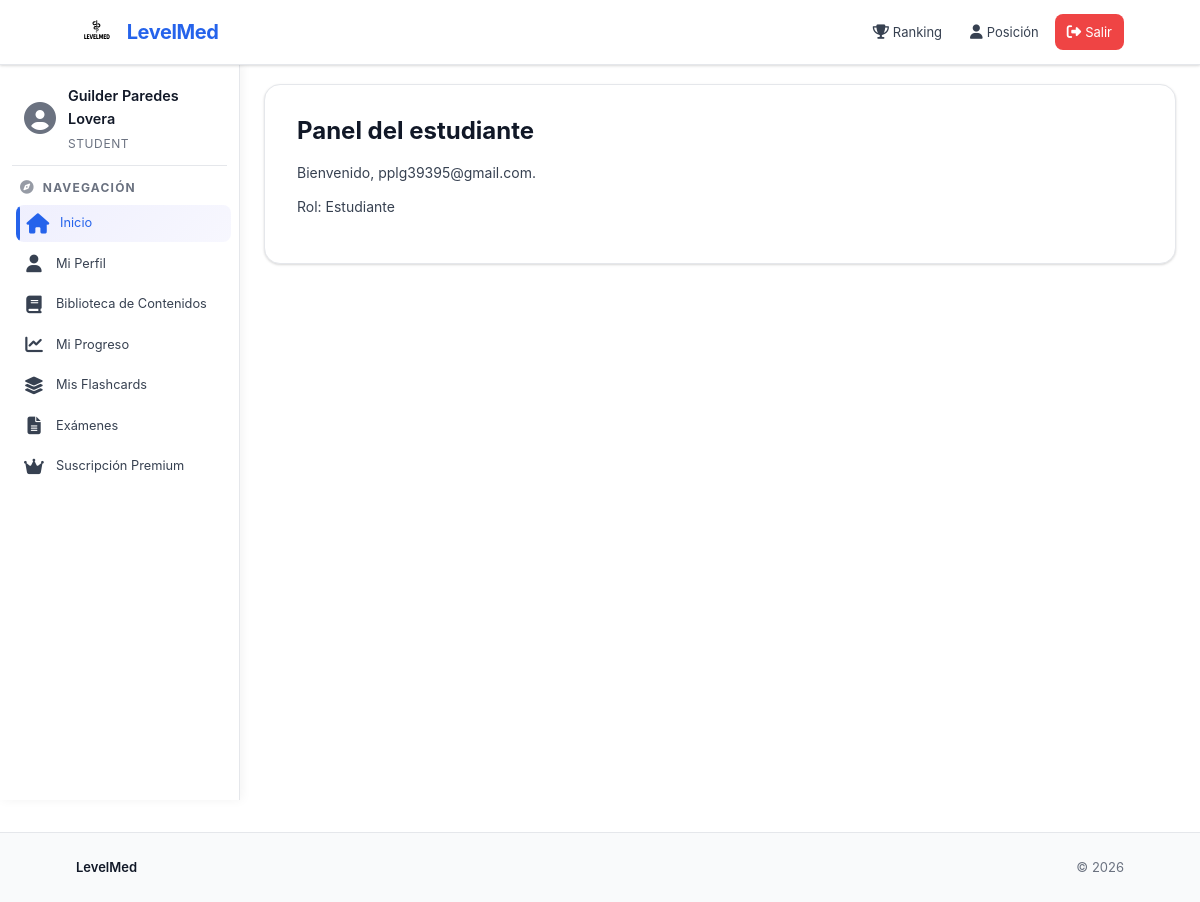
The app's page /panel/ (signed in) with its own data.
### apps/cuentas/models.py (models this page shows, shortened)
class User(AbstractUser):
    email = models.EmailField(unique=True)
    email_verificado = models.BooleanField(default=False)
    verificacion_enviada_en = models.DateTimeField(blank=True, null=True)
    verificacion_reenvios = models.PositiveIntegerField(default=0)
    verificacion_ventana_inicio = models.DateTimeField(blank=True, null=True)
    objects = CustomUserManager()
    role = models.CharField(
        max_length=20,
        choices=UserRole.choices,
        default=UserRole.STUDENT,
    )
    student_status = models.CharField(
        max_length=20,
        choices=StudentStatus.choices,
        default=StudentStatus.ASPIRANT,
        blank=True,
        null=True,
    )
    university = models.CharField(
        max_length=255,
        blank=True,
        null=True,
        help_text="Universidad donde estudias"
    )
    faculty = models.CharField(
        max_length=255,
        blank=True,
        null=True,
        help_text="Facultad"
    )
    career = models.CharField(
        max_length=255,
        blank=True,
        null=True,
        help_text="Carrera"
    )
    study_year = models.CharField(
        max_length=20,
        choices=StudyYear.choices,
        default=StudyYear.PRE_UNI,
        blank=True,
        null=True,
    )
    birth_date = models.DateField(blank=True, null=True)
    gender = models.CharField(
        max_length=20,
        choices=Gender.choices,
        blank=True,
        null=True,
    )
    identity_number = models.CharField(
        max_length=50,
        blank=True,
        null=True,
        help_text="Número de cédula o carnet de identidad"
    )
    nationality = models.CharField(
        max_length=100,
        blank=True,
        null=True,
    )
    phone_number = models.CharField(
        max_length=20,
        blank=True,
        null=True,
    )
    USERNAME_FIELD = 'email'
    REQUIRED_FIELDS = ['username']

### apps/cuentas/views.py (the view)
# urls.py: path('panel/', views.panel, name='panel'),
@login_required
def panel(request):
    _normalizar_superuser(request.user)
    if getattr(request.user, 'role', 'student') == 'admin':
        return render(request, 'cuentas/paneles/panel_admin.html')
    return render(request, 'cuentas/paneles/panel_estudiante.html')

### apps/cuentas/views.py (called while the page is built, shortened)
def _normalizar_superuser(user: User) -> None:
    if not getattr(user, 'is_superuser', False):
        return

### apps/suscripciones/context_processors.py (called while the page is built)
def suscripcion_context(request):
    context = {
        'tiene_suscripcion_premium': False,
        'suscripcion_activa': None
    }
    if request.user.is_authenticated:
        if request.user.is_staff:
            context['tiene_suscripcion_premium'] = True
        else:
            suscripcion = Suscripcion.objects.filter(
                estudiante=request.user,
                estado='APROBADO'
            ).first()
            if suscripcion and suscripcion.esta_activa():
                context['tiene_suscripcion_premium'] = True
                context['suscripcion_activa'] = suscripcion
    return context

### templates/cuentas/paneles/panel_estudiante.html (shortened to what this page needs)
{% extends 'base/base.html' %}
{% block css %}
<link rel="stylesheet" href="/static/css/cuentas/paneles/panel_estudiante.css" />
{% endblock %}
{% block contenido %}
<section class="card">
  <h1>Panel del estudiante</h1>
  <p>Bienvenido, {{ request.user.email }}.</p>
  <p>Rol: Estudiante</p>
</section>
{% endblock %}

### templates/componentes/sidebar.html (shortened to what this page needs)
<aside class="sidebar" id="sidebar">
  <div class="sidebar__user">
    <div class="sidebar__user-avatar">
      <i class="fas fa-user-circle"></i>
    </div>
    <div class="sidebar__user-info">
      <div class="sidebar__user-name">{{ request.user.get_full_name|default:request.user.username }}</div>
      <div class="sidebar__user-role">{{ request.user.role|title }}</div>
    </div>
  </div>
  <div class="sidebar__section">
    <div class="sidebar__title"><i class="fas fa-compass"></i> Navegación</div>
    <a class="sidebar__link" href="/panel/" data-page="panel">
      <i class="fas fa-home"></i>
      <span>Inicio</span>
    </a>
    <a class="sidebar__link" href="{% url 'cuentas:perfil' %}" data-page="perfil">
      <i class="fas fa-user"></i>
      <span>Mi Perfil</span>
    </a>
    <a class="sidebar__link {% if tiene_suscripcion_premium %}sidebar__link--premium{% endif %}" href="/contenido/biblioteca/" data-page="biblioteca">
      <i class="fas fa-book"></i>
      <span>Biblioteca de Contenidos</span>
    </a>
    <a class="sidebar__link" href="/contenido/progreso/" data-page="progreso">
      <i class="fas fa-chart-line"></i>
      <span>Mi Progreso</span>
    </a>
    {% if request.user.role == 'student' %}
      <a class="sidebar__link" href="{% url 'flashcards:flashcards' %}" data-page="flashcards">
        <i class="fas fa-layer-group"></i>
        <span>Mis Flashcards</span>
      </a>
    {% endif %}
    {% if not request.user.is_staff %}
      <a class="sidebar__link {% if tiene_suscripcion_premium %}sidebar__link--premium{% endif %}" href="{% url 'evaluaciones:examenes_disponibles' %}" data-page="examenes">
        <i class="fas fa-file-alt"></i>
        <span>
          {% if tiene_suscripcion_premium %}
            Exámenes Premium
          {% else %}
            Exámenes
          {% endif %}
        </span>
      </a>
    {% endif %}
    {% if not request.user.is_staff %}
      <a class="sidebar__link {% if tiene_suscripcion_premium %}sidebar__link--premium{% endif %}" href="{% url 'suscripciones:suscripcion_estudiante' %}" data-page="suscripcion">
        <i class="fas fa-crown"></i>
        <span>
          {% if tiene_suscripcion_premium %}
            Premium Activo
          {% else %}
            Suscripción Premium
          {% endif %}
        </span>
      </a>
    {% endif %}
  </div>
</aside>

### static/css/componentes/sidebar.css (style rules this page uses)
.sidebar { position: fixed; top: 60px; left: 0; width: 240px; background: var(--fondo-panel); border-right: 1px solid var(--borde-sutil); padding: var(--espacio-md); height: calc(100vh - 60px); overflow-y: auto; overflow-x: hidden; transition: transform 0.3s ease, box-shadow 0.3s ease; z-index: 999; box-shadow: 2px 0 10px rgba(0, 0, 0, 0.05); }
.sidebar__user { display: flex; align-items: center; gap: var(--espacio-md); padding: var(--espacio-md); border-bottom: 1px solid var(--borde-sutil); margin-bottom: var(--espacio-md); }
.sidebar__user-avatar { font-size: 2rem; color: var(--texto-terciario); }
.sidebar__user-info { flex: 1; }
.sidebar__user-name { font-size: 0.9rem; font-weight: 600; color: var(--texto-principal); margin-bottom: 0.25rem; }
.sidebar__user-role { font-size: 0.75rem; color: var(--texto-terciario); text-transform: uppercase; letter-spacing: 0.05em; }
.sidebar__section { margin-bottom: var(--espacio-lg); }
.sidebar__section:last-child { margin-bottom: 0; }
.sidebar__title { font-size: 0.75rem; font-weight: 700; letter-spacing: 0.1em; text-transform: uppercase; color: var(--texto-terciario); margin-bottom: var(--espacio-sm); padding: 0 var(--espacio-sm); display: flex; align-items: center; gap: var(--espacio-sm); }
.sidebar__title i { font-size: 0.85rem; opacity: 0.7; }
.sidebar__link { display: flex; align-items: center; gap: var(--espacio-md); color: var(--texto-secundario); text-decoration: none; padding: 0.5rem var(--espacio-md); border-radius: var(--radio-md); transition: all 0.2s ease; font-size: 0.95rem; font-weight: 400; margin-bottom: 0.25rem; position: relative; overflow: hidden; }
.sidebar__link i { font-size: 1.1rem; min-width: 20px; text-align: center; transition: transform 0.2s ease; font-weight: 700; }
.sidebar__link span { flex: 1; font-size: 0.8rem; font-weight: 400; }
.sidebar__link::before { content: ''; position: absolute; left: 0; top: 0; bottom: 0; width: 4px; background: var(--color-primario); transform: scaleY(0); transition: transform 0.2s ease; border-radius: 0 4px 4px 0; }
.sidebar__link--activo { background: linear-gradient(135deg, rgba(99, 102, 241, 0.1) 0%, rgba(99, 102, 241, 0.05) 100%); color: var(--color-primario); font-weight: 400; transform: translateX(4px); }
.sidebar__link--activo::before { transform: scaleY(1); }
.sidebar__link--activo i { color: var(--color-primario); transform: scale(1.15); font-weight: 700; }

### static/css/cuentas/paneles/panel_estudiante.css (style rules this page uses)
.card { background: var(--fondo-panel); border: 1px solid var(--borde-sutil); border-radius: var(--radio-xl); box-shadow: var(--sombra-card); padding: var(--espacio-2xl); transition: all var(--transicion-normal); width: 100%; }
.card h1 { font-size: var(--fuente-tamano-2xl); font-weight: var(--fuente-peso-bold); margin: 0 0 var(--espacio-lg) 0; color: var(--texto-principal); line-height: 1.2; }
.card p { margin: 0 0 var(--espacio-md) 0; color: var(--texto-secundario); }

### records on screen
User: user.get_full_name "Guilder Paredes Lovera", user.role "STUDENT", user.email "pplg39395@gmail.com"
